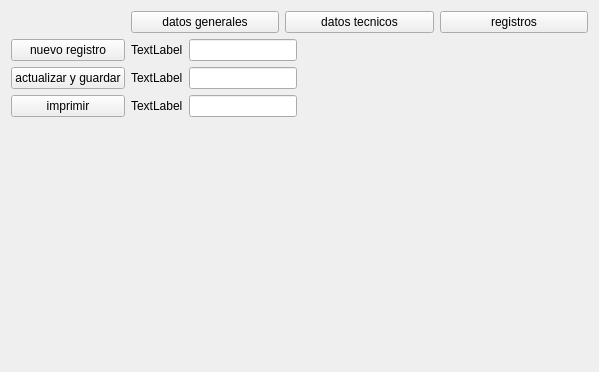
<?xml version="1.0" encoding="UTF-8"?>
<ui version="4.0">
 <class>WelcomeScreen</class>
 <widget class="QWidget" name="WelcomeScreen">
  <property name="geometry">
   <rect>
    <x>0</x>
    <y>0</y>
    <width>599</width>
    <height>372</height>
   </rect>
  </property>
  <property name="windowTitle">
   <string>Form</string>
  </property>
  <layout class="QFormLayout" name="formLayout_2">
   <item row="0" column="0">
    <widget class="QLabel" name="imagen_logo">
     <property name="maximumSize">
      <size>
       <width>100</width>
       <height>100</height>
      </size>
     </property>
     <property name="text">
      <string/>
     </property>
     <property name="pixmap">
      <pixmap resource="../resources/resources.qrc">:/images/buho.jpg</pixmap>
     </property>
     <property name="scaledContents">
      <bool>true</bool>
     </property>
     <property name="alignment">
      <set>Qt::AlignmentFlag::AlignCenter</set>
     </property>
    </widget>
   </item>
   <item row="0" column="1">
    <layout class="QHBoxLayout" name="horizontal_layout_datos">
     <property name="spacing">
      <number>6</number>
     </property>
     <property name="sizeConstraint">
      <enum>QLayout::SizeConstraint::SetDefaultConstraint</enum>
     </property>
     <item>
      <widget class="QPushButton" name="push_button_datos_generales">
       <property name="text">
        <string>datos generales</string>
       </property>
      </widget>
     </item>
     <item>
      <widget class="QPushButton" name="push_button_datos_tecnicos">
       <property name="text">
        <string>datos tecnicos</string>
       </property>
      </widget>
     </item>
     <item>
      <widget class="QPushButton" name="push_button_registros">
       <property name="text">
        <string>registros</string>
       </property>
      </widget>
     </item>
    </layout>
   </item>
   <item row="1" column="0">
    <layout class="QVBoxLayout" name="vertical_layout_registros">
     <item>
      <widget class="QPushButton" name="push_button_nuevo_registro">
       <property name="text">
        <string>nuevo registro</string>
       </property>
      </widget>
     </item>
     <item>
      <widget class="QPushButton" name="push_button_actualizar_guardar">
       <property name="text">
        <string>actualizar y guardar</string>
       </property>
      </widget>
     </item>
     <item>
      <widget class="QPushButton" name="push_button_imprimir">
       <property name="text">
        <string>imprimir</string>
       </property>
      </widget>
     </item>
    </layout>
   </item>
   <item row="1" column="1">
    <layout class="QFormLayout" name="formLayout">
     <item row="0" column="1">
      <widget class="QLabel" name="imagen_carro">
       <property name="maximumSize">
        <size>
         <width>100</width>
         <height>100</height>
        </size>
       </property>
       <property name="text">
        <string/>
       </property>
       <property name="pixmap">
        <pixmap resource="../resources/resources.qrc">:/icons/grillo.jpg</pixmap>
       </property>
       <property name="scaledContents">
        <bool>true</bool>
       </property>
       <property name="alignment">
        <set>Qt::AlignmentFlag::AlignCenter</set>
       </property>
      </widget>
     </item>
     <item row="0" column="0">
      <layout class="QFormLayout" name="formLayout_3">
       <item row="0" column="0">
        <widget class="QLabel" name="label">
         <property name="text">
          <string>TextLabel</string>
         </property>
        </widget>
       </item>
       <item row="1" column="0">
        <widget class="QLabel" name="label_2">
         <property name="text">
          <string>TextLabel</string>
         </property>
        </widget>
       </item>
       <item row="2" column="0">
        <widget class="QLabel" name="label_3">
         <property name="text">
          <string>TextLabel</string>
         </property>
        </widget>
       </item>
       <item row="0" column="1">
        <widget class="QLineEdit" name="lineEdit"/>
       </item>
       <item row="1" column="1">
        <widget class="QLineEdit" name="lineEdit_2"/>
       </item>
       <item row="2" column="1">
        <widget class="QLineEdit" name="lineEdit_3"/>
       </item>
      </layout>
     </item>
    </layout>
   </item>
  </layout>
 </widget>
 <resources>
  <include location="../resources/resources.qrc"/>
 </resources>
 <connections/>
</ui>
